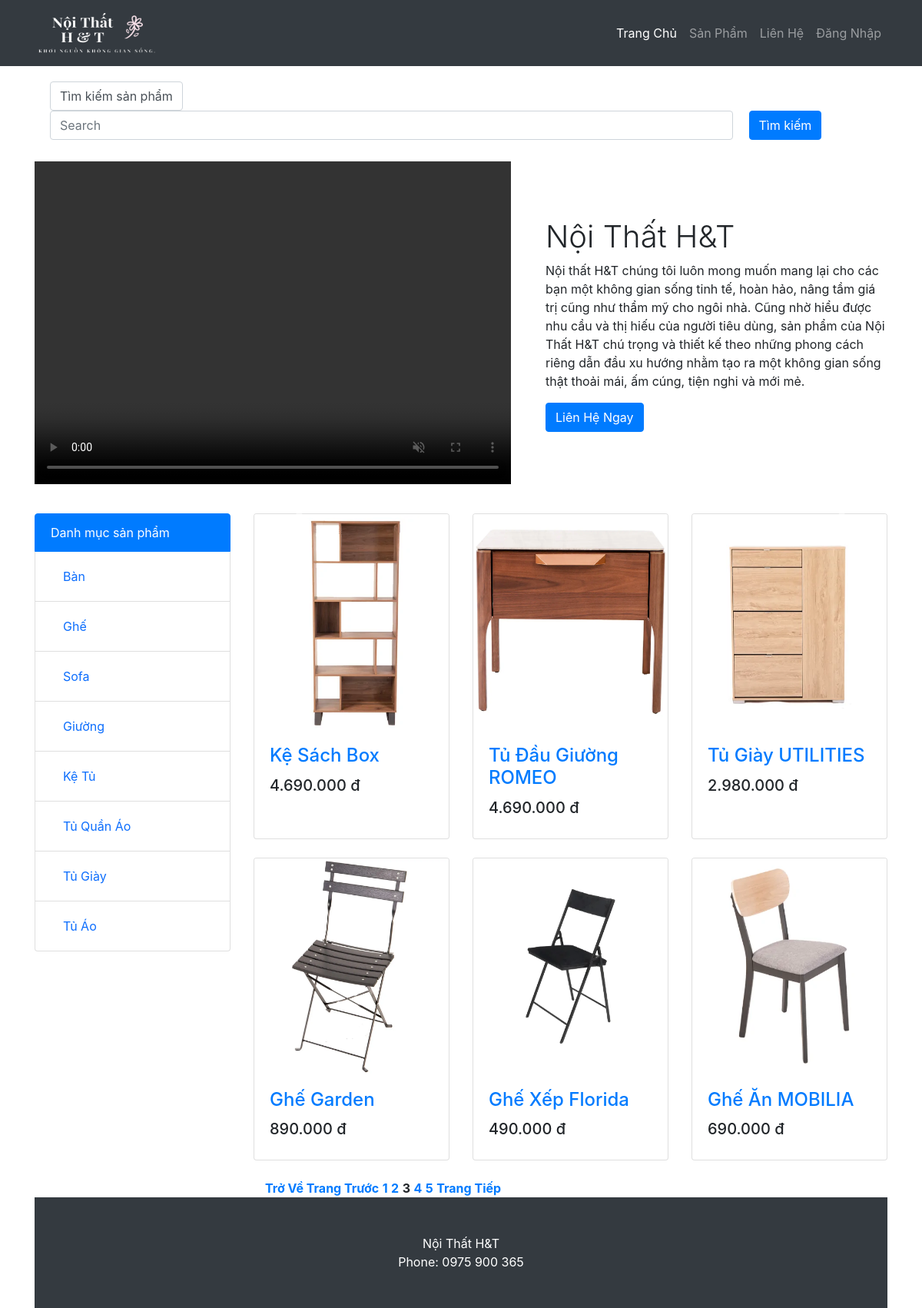
The app's page /?per_page=6&page=3 with its own data.
### tables this page shows
CREATE TABLE `loaisanpham` (
  `maloaisp` int(11) NOT NULL,
  `tenloaisp` varchar(200) NOT NULL
);

CREATE TABLE `sanpham` (
  `masp` int(11) NOT NULL,
  `tensp` varchar(500) NOT NULL,
  `giasp` int(11) NOT NULL,
  `soluong` int(11) NOT NULL DEFAULT 1,
  `mota` varchar(500) NOT NULL,
  `anhdaidien` varchar(200) NOT NULL,
  `chatlieu` varchar(200) NOT NULL,
  `mausac` varchar(200) NOT NULL,
  `kichthuoc` varchar(200) NOT NULL,
  `xuatxu` varchar(200) NOT NULL,
  `baohanh` varchar(200) NOT NULL,
  `trangthai` int(11) NOT NULL DEFAULT 1,
  `maloaisp` int(11) NOT NULL,
  `makm` int(11) NOT NULL
);

### index.php (the view, shortened to what this page needs)
<!DOCTYPE html>
<html lang="en">
    <head>
        <link href="https://cdn.jsdelivr.net/npm/bootstrap@5.0.1/dist/css/bootstrap.min.css" rel="stylesheet">
        <link href="./Bootstrap/css/styles.css" rel="stylesheet" />
    </head>
    <body>
        <nav class="navbar navbar-expand-lg navbar-dark bg-dark">
            <div class="container">
                <a class="navbar-brand" href="./index.php" ><img src="./Images/LogoIndex1.png" width="160px" height="60px"></a>
                <div class="collapse navbar-collapse" id="navbarResponsive">
                    <ul class="navbar-nav ml-auto">
                        <li class="nav-item active">
                            <a class="nav-link" href="./index.php">
                                Trang Chủ
                            </a>
                        <?php  if(!isset($_SESSION['dangnhap'])) {?>
                        </li>
                        <li class="nav-item"><a class="nav-link" href="#DSSP">Sản Phẩm</a></li>
                        <li class="nav-item"><a class="nav-link" href="#LienHe">Liên Hệ</a></li>
                        <li class="nav-item"><a class="nav-link" href="./dangnhap.php">Đăng Nhập</a></li>
                        <?php } ?>
                    </ul>
                </div>
            </div>
        </nav>
    <?php
     $search = isset($_GET['name']) ? $_GET['name'] : "";
    include'ketnoi.php';
        $item_per_page = !empty($_GET['per_page'])?$_GET['per_page']:6;
        $current_page = !empty($_GET['page'])?$_GET['page']:1;
        $offset = ($current_page - 1) * $item_per_page;
        if ($search) {
            $products = mysqli_query($conn, "SELECT * FROM `sanpham` WHERE `tensp` LIKE '%" . $search . "%' ORDER BY `masp` ASC  LIMIT " . $item_per_page . " OFFSET " . $offset);
            $totalRecords = mysqli_query($conn, "SELECT * FROM `sanpham` WHERE `tensp` LIKE '%" . $search . "%'");
        } else {
            $products = mysqli_query($conn, "SELECT * FROM `sanpham` ORDER BY `masp` ASC  LIMIT " . $item_per_page . " OFFSET " . $offset);
        }
        $sql1 =  "SELECT * FROM `loaisanpham`";
        $result2 = mysqli_query($conn,$sql1);
        ?>
    <form class="form-inline " method="GET" >
                <div class="container">
                <div class="card-body">
                <label class="form-control mr-sm-3" >Tìm kiếm sản phẩm</label>
                <input class="form-control mr-sm-3" size="80" type="text" placeholder="Search" aria-label="Search" value="<?=isset($_GET['name']) ? $_GET['name'] : ""?>" name="name">
                <input type="submit" value="Tìm kiếm" class="btn btn-primary"/>
                </div>
                </div>
    </form>
        <div class="container">
            <div class="row align-items-center my-2">
                <div class="col-lg-7"><video controls autoplay muted width="620px" height="420px"> <source src="./Videos/NoiThat.mp4" ></video></div>
                <div class="col-lg-5">
                    <h1 class="font-weight-light">Nội Thất H&T</h1>
                    <p>Nội thất H&T chúng tôi luôn mong muốn mang lại cho các bạn một không gian sống tinh tế, hoàn hảo, nâng tầm giá trị cũng như thẩm mỹ cho ngôi nhà. Cũng nhờ hiểu được nhu cầu và thị hiếu của người tiêu dùng, sản phẩm của Nội Thất H&T chú trọng và thiết kế theo những phong cách riêng dẫn đầu xu hướng nhằm tạo ra một không gian sống thật thoải mái, ấm cúng, tiện nghi và mới mẻ.</p>
                    <button type="button" class="btn btn-primary" data-bs-toggle="modal" data-bs-target="#exampleModal">
                     Liên Hệ Ngay
                    </button>
                </div>
            </div>
        <div class="row">
            <div class="col-lg-3">
                <div class="list-group">
                    <button type="button" class="list-group-item list-group-item-action active" disabled id="DSSP">Danh mục sản
                        phẩm </button>
                        <?php
                while ($row2 = mysqli_fetch_array($result2)) {
                    ?>
                    <button type="button" class="list-group-item list-group-item-action" ><a href="loaisp.php?maloaisp=<?= $row2['maloaisp']?>" class="nav-link"><?= $row2['tenloaisp'] ?></a></button>
                  <?php } ?>
                </div>
            </div>
            <div class="col-lg-9">
                <div id="carouselExampleIndicators" class="carousel slide my-4" data-ride="carousel">
                    <a class="carousel-control-prev" href="#carouselExampleIndicators" role="button" data-slide="prev">
                        <span class="carousel-control-prev-icon" aria-hidden="true"></span>
                    </a>
                    <a class="carousel-control-next" href="#carouselExampleIndicators" role="button" data-slide="next">
                        <span class="carousel-control-next-icon" aria-hidden="true"></span>
                    </a>
                </div>
                <div class="row">
                <?php
                while ($row = mysqli_fetch_array($products)) {
                    ?>
                    <div class="col-lg-4 col-md-6 mb-4">
                        <div class="card h-100">
                            <a href="sanpham.php?masp=<?= $row['masp']?>"><img class="card-img-top" width="300px" height="280px" src=" <?= $row['anhdaidien'] ?> " alt=""></a>
                            <div class="card-body">
                                <h4 class="card-title">
                                    <a href="sanpham.php?masp=<?= $row['masp']?>"><?= $row['tensp'] ?></a>
                                </h4>
                                <h5><?= number_format($row['giasp'],0,",",".") ?> đ</h5>
                            </div>
                        </div>
                    </div>
                    <?php } ?>
                </div>
                <div>
                     <?php include 'chuyentrang.php' ?>
                </div>
            </div>
        </div>
    </div>
        <footer class="py-5 bg-dark">
            <div class="container"><p class="m-0 text-center text-white" id="LienHe">Nội Thất H&T</br>Phone: 0975 900 365</p></div>
        </footer>
    </body>
</html>

### records on screen
loaisanpham: tenloaisp "Bàn"
loaisanpham: tenloaisp "Ghế"
loaisanpham: tenloaisp "Sofa"
loaisanpham: tenloaisp "Giường"
loaisanpham: tenloaisp "Kệ Tủ"
loaisanpham: tenloaisp "Tủ Quần Áo"
loaisanpham: tenloaisp "Tủ Giày"
loaisanpham: tenloaisp "Tủ Áo"
sanpham: anhdaidien (picture), tensp "Kệ Sách Box", giasp "4.690.000"
sanpham: anhdaidien (picture), tensp "Tủ Đầu Giường ROMEO", giasp "4.690.000"
sanpham: anhdaidien (picture), tensp "Tủ Giày UTILITIES", giasp "2.980.000"
sanpham: anhdaidien (picture), tensp "Ghế Garden", giasp "890.000"
sanpham: anhdaidien (picture), tensp "Ghế Xếp Florida", giasp "490.000"
sanpham: anhdaidien (picture), tensp "Ghế Ăn MOBILIA", giasp "690.000"
